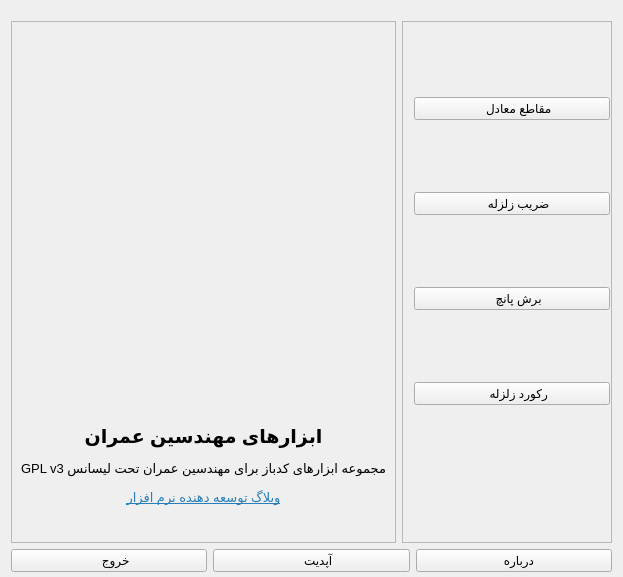
<?xml version="1.0" encoding="UTF-8"?>
<ui version="4.0">
 <class>main_form</class>
 <widget class="QWidget" name="main_form">
  <property name="geometry">
   <rect>
    <x>0</x>
    <y>0</y>
    <width>623</width>
    <height>577</height>
   </rect>
  </property>
  <property name="windowTitle">
   <string>ابزارهای مهندسین عمران</string>
  </property>
  <property name="windowIcon">
   <iconset>
    <normaloff>images/civil-engineering.jpg</normaloff>images/civil-engineering.jpg</iconset>
  </property>
  <widget class="QWidget" name="layoutWidget">
   <property name="geometry">
    <rect>
     <x>11</x>
     <y>21</y>
     <width>601</width>
     <height>551</height>
    </rect>
   </property>
   <layout class="QVBoxLayout" name="verticalLayout_3">
    <item>
     <layout class="QHBoxLayout" name="horizontalLayout_2">
      <item>
       <widget class="QFrame" name="frame">
        <property name="frameShape">
         <enum>QFrame::StyledPanel</enum>
        </property>
        <property name="frameShadow">
         <enum>QFrame::Raised</enum>
        </property>
        <layout class="QVBoxLayout" name="verticalLayout_2">
         <item>
          <widget class="QPushButton" name="pushButton">
           <property name="enabled">
            <bool>true</bool>
           </property>
           <property name="text">
            <string/>
           </property>
           <property name="icon">
            <iconset>
             <normaloff>images/civil-engineering.png</normaloff>images/civil-engineering.png</iconset>
           </property>
           <property name="iconSize">
            <size>
             <width>350</width>
             <height>250</height>
            </size>
           </property>
           <property name="flat">
            <bool>true</bool>
           </property>
          </widget>
         </item>
         <item>
          <spacer name="verticalSpacer">
           <property name="orientation">
            <enum>Qt::Vertical</enum>
           </property>
           <property name="sizeHint" stdset="0">
            <size>
             <width>20</width>
             <height>40</height>
            </size>
           </property>
          </spacer>
         </item>
         <item>
          <widget class="QLabel" name="label">
           <property name="frameShadow">
            <enum>QFrame::Raised</enum>
           </property>
           <property name="text">
            <string>&lt;!DOCTYPE HTML PUBLIC &quot;-//W3C//DTD HTML 4.0//EN&quot; &quot;http://www.w3.org/TR/REC-html40/strict.dtd&quot;&gt;
&lt;html&gt;&lt;head&gt;&lt;meta name=&quot;qrichtext&quot; content=&quot;1&quot; /&gt;&lt;style type=&quot;text/css&quot;&gt;
p, li { white-space: pre-wrap; }
&lt;/style&gt;&lt;/head&gt;&lt;body style=&quot; font-family:'Noto Sans'; font-size:10pt; font-weight:400; font-style:normal;&quot;&gt;
&lt;p align=&quot;center&quot; style=&quot; margin-top:12px; margin-bottom:12px; margin-left:0px; margin-right:0px; -qt-block-indent:0; text-indent:0px;&quot;&gt;&lt;span style=&quot; font-size:14pt; font-weight:600;&quot;&gt;ابزارهای مهندسین عمران&lt;/span&gt;&lt;/p&gt;
&lt;p align=&quot;center&quot; dir='rtl' style=&quot; margin-top:12px; margin-bottom:12px; margin-left:0px; margin-right:0px; -qt-block-indent:0; text-indent:0px;&quot;&gt;مجموعه ابزارهای کدباز برای مهندسین عمران تحت لیسانس GPL v3&lt;/p&gt;
&lt;p align=&quot;center&quot; style=&quot; margin-top:12px; margin-bottom:12px; margin-left:0px; margin-right:0px; -qt-block-indent:0; text-indent:0px;&quot;&gt;&lt;a href=&quot;http://ebrahimraeyat.blog.ir/&quot;&gt;&lt;span style=&quot; color:#2980b9;&quot;&gt;وبلاگ توسعه دهنده نرم افزار&lt;/span&gt;&lt;/a&gt;&lt;/p&gt;
&lt;p align=&quot;center&quot; style=&quot;-qt-paragraph-type:empty; margin-top:12px; margin-bottom:12px; margin-left:0px; margin-right:0px; -qt-block-indent:0; text-indent:0px; color:#2980b9;&quot;&gt;&lt;br /&gt;&lt;/p&gt;&lt;/body&gt;&lt;/html&gt;</string>
           </property>
           <property name="scaledContents">
            <bool>true</bool>
           </property>
          </widget>
         </item>
        </layout>
       </widget>
      </item>
      <item>
       <widget class="QFrame" name="frame">
        <property name="sizePolicy">
         <sizepolicy hsizetype="Preferred" vsizetype="Preferred">
          <horstretch>1</horstretch>
          <verstretch>0</verstretch>
         </sizepolicy>
        </property>
        <property name="autoFillBackground">
         <bool>false</bool>
        </property>
        <property name="styleSheet">
         <string notr="true"/>
        </property>
        <property name="frameShape">
         <enum>QFrame::StyledPanel</enum>
        </property>
        <property name="frameShadow">
         <enum>QFrame::Raised</enum>
        </property>
        <property name="lineWidth">
         <number>10</number>
        </property>
        <widget class="QWidget" name="layoutWidget_2">
         <property name="geometry">
          <rect>
           <x>12</x>
           <y>10</y>
           <width>196</width>
           <height>444</height>
          </rect>
         </property>
         <layout class="QVBoxLayout" name="verticalLayout">
          <item>
           <widget class="QPushButton" name="section_Button">
            <property name="text">
             <string>    مقاطع معادل</string>
            </property>
            <property name="icon">
             <iconset>
              <normaloff>applications/section/images/2IPEPL.png</normaloff>applications/section/images/2IPEPL.png</iconset>
            </property>
            <property name="iconSize">
             <size>
              <width>90</width>
              <height>90</height>
             </size>
            </property>
            <property name="checkable">
             <bool>false</bool>
            </property>
           </widget>
          </item>
          <item>
           <widget class="QPushButton" name="cfactor_Button">
            <property name="text">
             <string>    ضریب زلزله</string>
            </property>
            <property name="icon">
             <iconset>
              <normaloff>applications/cfactor/images/cfactor.png</normaloff>applications/cfactor/images/cfactor.png</iconset>
            </property>
            <property name="iconSize">
             <size>
              <width>90</width>
              <height>90</height>
             </size>
            </property>
            <property name="checkable">
             <bool>false</bool>
            </property>
           </widget>
          </item>
          <item>
           <widget class="QPushButton" name="punch_Button">
            <property name="text">
             <string>    برش پانچ</string>
            </property>
            <property name="icon">
             <iconset>
              <normaloff>applications/punch/images/main2.png</normaloff>applications/punch/images/main2.png</iconset>
            </property>
            <property name="iconSize">
             <size>
              <width>90</width>
              <height>90</height>
             </size>
            </property>
            <property name="checkable">
             <bool>false</bool>
            </property>
           </widget>
          </item>
          <item>
           <widget class="QPushButton" name="record_Button">
            <property name="text">
             <string>    رکورد زلزله</string>
            </property>
            <property name="icon">
             <iconset>
              <normaloff>applications/records/images/Earthquake.png</normaloff>applications/records/images/Earthquake.png</iconset>
            </property>
            <property name="iconSize">
             <size>
              <width>90</width>
              <height>90</height>
             </size>
            </property>
            <property name="checkable">
             <bool>false</bool>
            </property>
           </widget>
          </item>
         </layout>
        </widget>
       </widget>
      </item>
     </layout>
    </item>
    <item>
     <layout class="QHBoxLayout" name="horizontalLayout">
      <item>
       <widget class="QPushButton" name="exit_Button">
        <property name="text">
         <string>    خروج</string>
        </property>
        <property name="icon">
         <iconset>
          <normaloff>images/quit.png</normaloff>images/quit.png</iconset>
        </property>
        <property name="iconSize">
         <size>
          <width>64</width>
          <height>64</height>
         </size>
        </property>
       </widget>
      </item>
      <item>
       <widget class="QPushButton" name="update_Button">
        <property name="text">
         <string>    آپدیت</string>
        </property>
        <property name="icon">
         <iconset>
          <normaloff>images/software-update.png</normaloff>images/software-update.png</iconset>
        </property>
        <property name="iconSize">
         <size>
          <width>64</width>
          <height>64</height>
         </size>
        </property>
       </widget>
      </item>
      <item>
       <widget class="QPushButton" name="about_Button">
        <property name="text">
         <string>   درباره</string>
        </property>
        <property name="icon">
         <iconset>
          <normaloff>images/about.png</normaloff>images/about.png</iconset>
        </property>
        <property name="iconSize">
         <size>
          <width>64</width>
          <height>64</height>
         </size>
        </property>
       </widget>
      </item>
     </layout>
    </item>
   </layout>
  </widget>
 </widget>
 <resources>
  <include location="resources/resources.qrc"/>
 </resources>
 <connections>
  <connection>
   <sender>exit_Button</sender>
   <signal>clicked()</signal>
   <receiver>main_form</receiver>
   <slot>close()</slot>
   <hints>
    <hint type="sourcelabel">
     <x>146</x>
     <y>523</y>
    </hint>
    <hint type="destinationlabel">
     <x>182</x>
     <y>574</y>
    </hint>
   </hints>
  </connection>
 </connections>
</ui>
